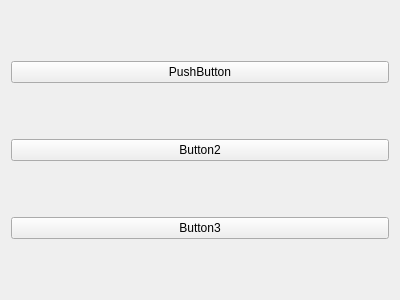
<?xml version="1.0" encoding="UTF-8"?>
<ui version="4.0">
 <class>Form</class>
 <widget class="QWidget" name="Form">
  <property name="geometry">
   <rect>
    <x>0</x>
    <y>0</y>
    <width>400</width>
    <height>300</height>
   </rect>
  </property>
  <property name="windowTitle">
   <string>Form</string>
  </property>
  <layout class="QVBoxLayout" name="verticalLayout">
   <item>
    <widget class="QPushButton" name="b1">
     <property name="text">
      <string>PushButton</string>
     </property>
    </widget>
   </item>
   <item>
    <widget class="QPushButton" name="b2">
     <property name="text">
      <string>Button2</string>
     </property>
    </widget>
   </item>
   <item>
    <widget class="QPushButton" name="b3">
     <property name="text">
      <string>Button3</string>
     </property>
    </widget>
   </item>
  </layout>
 </widget>
 <resources/>
 <connections/>
</ui>
